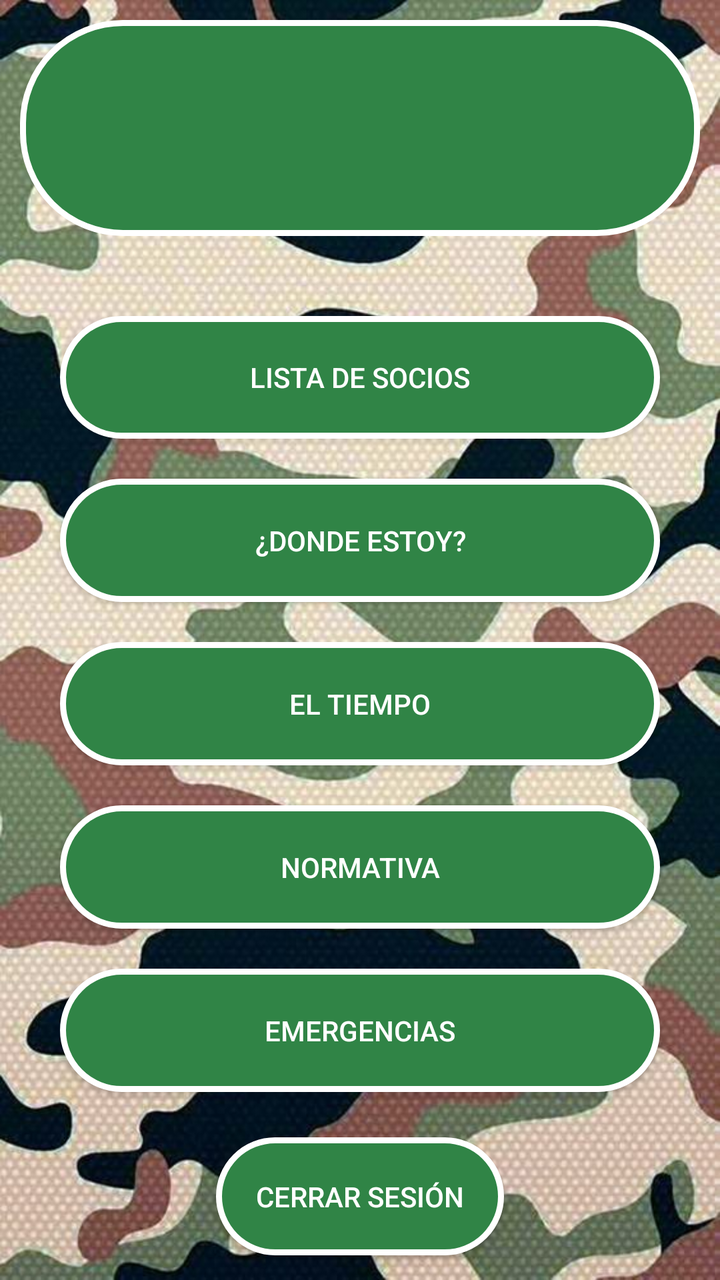
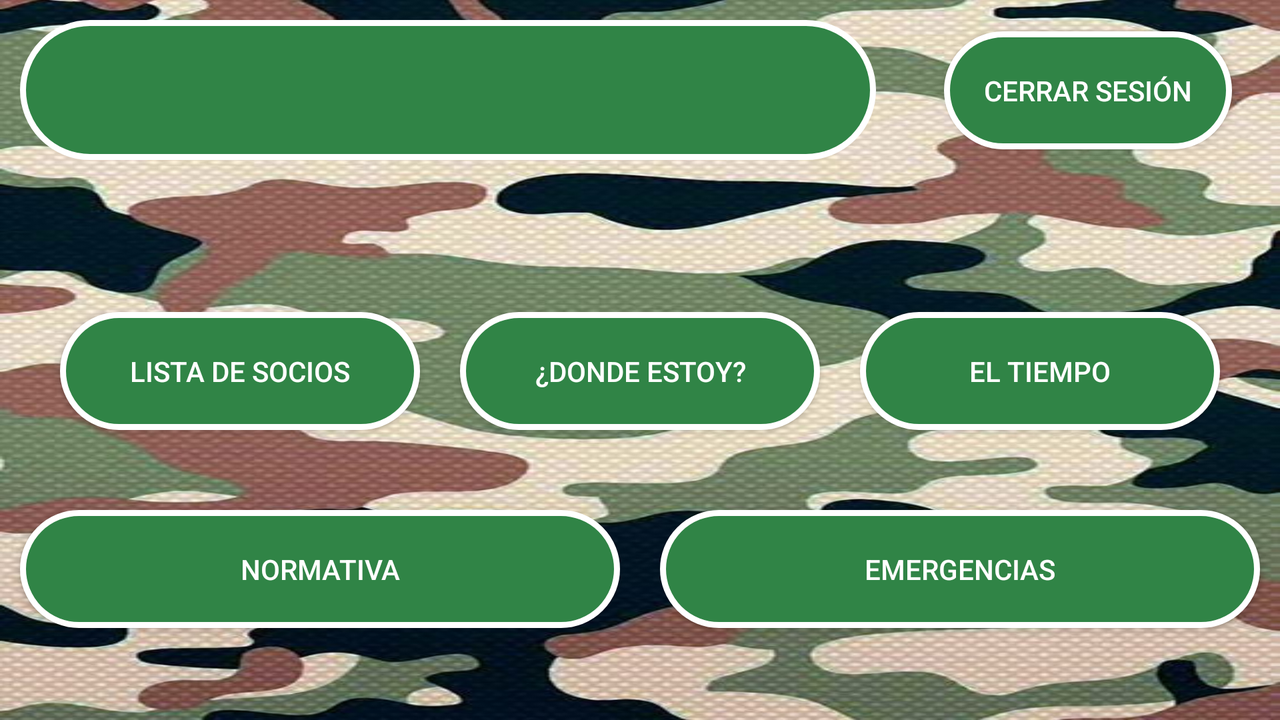

Compare how this app lays out the same screen by default and in its alternative resource folder. The renders come first, then the two layout files and the values they reference.
<!-- AndroidManifest.xml: application theme Theme.ProyectoMarcos -->
<!-- res/layout/activity_principal.xml -->
<?xml version="1.0" encoding="utf-8"?>
<androidx.constraintlayout.widget.ConstraintLayout xmlns:android="http://schemas.android.com/apk/res/android"
    xmlns:app="http://schemas.android.com/apk/res-auto"
    xmlns:tools="http://schemas.android.com/tools"
    android:layout_width="match_parent"
    android:layout_height="match_parent"
    tools:context=".principal.PrincipalActivity"
    android:background="@drawable/fondocamuflaje">

    <TextView
        android:id="@+id/correoUser"
        style="@style/titulos"
        android:layout_width="0dp"
        android:layout_height="0dp"
        android:layout_margin="10dp"
        android:background="@drawable/botongcivil"
        android:gravity="center"
        android:textAlignment="center"
        android:textColor="@color/white"
        app:layout_constraintBottom_toTopOf="@+id/guideline5"
        app:layout_constraintEnd_toEndOf="parent"
        app:layout_constraintStart_toStartOf="parent"
        app:layout_constraintTop_toTopOf="parent" />

    <TextView
        android:id="@+id/txtSocio"
        android:layout_width="wrap_content"
        android:layout_height="wrap_content"
        android:layout_marginStart="8dp"
        android:layout_marginBottom="8dp"
        android:textColor="@color/white"
        app:layout_constraintBottom_toTopOf="@+id/guideline5"
        app:layout_constraintStart_toEndOf="@+id/correoUser" />

    <androidx.constraintlayout.widget.Guideline
        android:id="@+id/guideline5"
        android:layout_width="wrap_content"
        android:layout_height="wrap_content"
        android:orientation="horizontal"
        app:layout_constraintGuide_percent="0.2" />

    <LinearLayout
        android:id="@+id/linearLayout"
        android:layout_width="0dp"
        android:layout_height="0dp"
        android:layout_margin="20dp"
        android:orientation="vertical"
        app:layout_constraintBottom_toTopOf="@+id/guideline6"
        app:layout_constraintEnd_toEndOf="parent"
        app:layout_constraintStart_toStartOf="parent"
        app:layout_constraintTop_toTopOf="@+id/guideline5">

        <Button
            android:id="@+id/btnSocios"
            style="@style/botones"
            android:layout_width="match_parent"
            android:layout_height="wrap_content"
            android:layout_weight="1"
            android:background="@drawable/botongcivil"
            android:onClick="btnSocios"
            android:text="@string/listadeSocios" />

        <Button
            android:id="@+id/btnMaps"
            style="@style/botones"
            android:layout_width="match_parent"
            android:layout_height="wrap_content"
            android:layout_weight="1"
            android:background="@drawable/botongcivil"
            android:onClick="btnMapa"
            android:text="@string/dondeEstoy" />

        <Button
            android:id="@+id/btnTiempo"
            style="@style/botones"
            android:layout_width="match_parent"
            android:layout_height="wrap_content"
            android:layout_weight="1"
            android:background="@drawable/botongcivil"
            android:onClick="btnTiempo"
            android:text="@string/tiempo" />

        <Button
            android:id="@+id/btnNormativa"
            style="@style/botones"
            android:layout_width="match_parent"
            android:layout_height="wrap_content"
            android:layout_weight="1"
            android:background="@drawable/botongcivil"
            android:onClick="btnNormativa"
            android:text="@string/normativa" />

        <Button
            android:id="@+id/btnEmergencias"
            style="@style/botones"
            android:layout_width="match_parent"
            android:layout_height="wrap_content"
            android:layout_weight="1"
            android:background="@drawable/botongcivil"
            android:onClick="btnEmergencias"
            android:text="@string/emergencias" />

    </LinearLayout>

    <androidx.constraintlayout.widget.Guideline
        android:id="@+id/guideline6"
        android:layout_width="wrap_content"
        android:layout_height="wrap_content"
        android:orientation="horizontal"
        app:layout_constraintGuide_percent="0.9" />

    <Button
        android:id="@+id/btnSalir"
        style="@style/botones"
        android:layout_width="wrap_content"
        android:layout_height="wrap_content"
        android:background="@drawable/botongcivil"
        android:onClick="btnSalir"
        android:text="@string/cerrarSesion"
        app:layout_constraintBottom_toBottomOf="parent"
        app:layout_constraintEnd_toEndOf="parent"
        app:layout_constraintStart_toStartOf="parent"
        app:layout_constraintTop_toBottomOf="@+id/linearLayout" />


</androidx.constraintlayout.widget.ConstraintLayout>
<!-- resources referenced by this layout -->
<resources>
  <color name="white">#FFFFFFFF</color>
  <!-- drawable botongcivil (drawable) -->
  <?xml version="1.0" encoding="utf-8"?>
  <selector xmlns:android="http://schemas.android.com/apk/res/android" >
      <item >
          <shape android:shape="rectangle"  >
              <corners android:radius="50dip" />
              <stroke android:width="3dip" android:color="#ffffff" />
              <solid android:color="@color/verde" />
          </shape>
      </item>
  </selector>
  <!-- drawable fondocamuflaje: jpg bitmap (drawable, 103239 bytes) -->
  <string name="cerrarSesion">CERRAR SESIÓN</string>
  <string name="dondeEstoy">¿DONDE ESTOY?</string>
  <string name="emergencias">EMERGENCIAS</string>
  <string name="listadeSocios">LISTA DE SOCIOS</string>
  <string name="normativa">NORMATIVA</string>
  <string name="tiempo">EL TIEMPO</string>
  <style name="botones">
          <item name="android:background">@color/verde</item>
          <item name="android:textColor">@color/white</item>
          <item name="android:textSize">14sp</item>
          <item name="android:padding">20dp</item>
          <item name="android:layout_margin">10dp</item>
          <item name="android:radius">50dp</item>
      </style>
  <style name="titulos">
          <item name="android:textStyle">bold</item>
          <item name="android:textColor">@color/black</item>
          <item name="android:textSize">32dp
          </item>
          <item name="android:background">@color/marron</item>
      </style>
  <style name="Theme.ProyectoMarcos" parent="Theme.AppCompat.Light.NoActionBar">
          
          <item name="colorPrimary">@color/verde</item>
          <item name="colorPrimaryVariant">@color/marron</item>
          <item name="colorOnPrimary">@color/white</item>
          
          <item name="colorSecondary">@color/teal_200</item>
          <item name="colorSecondaryVariant">@color/teal_700</item>
          <item name="colorOnSecondary">@color/black</item>
          
          <item name="android:statusBarColor" tools:targetApi="l">?attr/colorPrimaryVariant</item>
          
      </style>
  <color name="verde">#308446</color>
  <color name="black">#FF000000</color>
  <color name="marron">#FFC1BFAE</color>
  <color name="teal_200">#FF03DAC5</color>
  <color name="teal_700">#FF018786</color>
</resources>
<!-- res/layout-land/activity_principal.xml (the repository's variant of the layout above) -->
<!-- drawn on the phone turned sideways -->
<?xml version="1.0" encoding="utf-8"?>
<androidx.constraintlayout.widget.ConstraintLayout xmlns:android="http://schemas.android.com/apk/res/android"
    xmlns:app="http://schemas.android.com/apk/res-auto"
    xmlns:tools="http://schemas.android.com/tools"
    android:layout_width="match_parent"
    android:layout_height="match_parent"
    tools:context=".principal.PrincipalActivity"
    android:background="@drawable/fondocamuflaje">

    <TextView
        android:id="@+id/correoUser"
        style="@style/titulos"
        android:layout_width="0dp"
        android:layout_height="0dp"
        android:layout_margin="10dp"
        android:background="@drawable/botongcivil"
        android:gravity="center"
        android:textAlignment="center"
        app:layout_constraintBottom_toTopOf="@+id/guideline5"
        app:layout_constraintEnd_toStartOf="@+id/guideline17"
        app:layout_constraintStart_toStartOf="parent"
        app:layout_constraintTop_toTopOf="parent" />

    <TextView
        android:id="@+id/txtSocio"
        android:layout_width="wrap_content"
        android:layout_height="wrap_content"
        android:layout_marginStart="8dp"
        android:layout_marginBottom="8dp"
        app:layout_constraintBottom_toTopOf="@+id/guideline5"
        app:layout_constraintStart_toEndOf="@+id/correoUser" />

    <androidx.constraintlayout.widget.Guideline
        android:id="@+id/guideline5"
        android:layout_width="wrap_content"
        android:layout_height="wrap_content"
        android:orientation="horizontal"
        app:layout_constraintGuide_percent="0.25" />

    <androidx.constraintlayout.widget.Guideline
        android:id="@+id/guideline17"
        android:layout_width="wrap_content"
        android:layout_height="wrap_content"
        android:orientation="vertical"
        app:layout_constraintGuide_percent="0.7" />

    <Button
        android:id="@+id/btnSalir"
        style="@style/botones"
        android:layout_width="wrap_content"
        android:layout_height="wrap_content"
        android:background="@drawable/botongcivil"
        android:onClick="btnSalir"
        android:text="@string/cerrarSesion"
        app:layout_constraintBottom_toTopOf="@+id/guideline5"
        app:layout_constraintEnd_toEndOf="parent"
        app:layout_constraintStart_toStartOf="@+id/guideline17"
        app:layout_constraintTop_toTopOf="parent" />

    <LinearLayout
        android:layout_width="0dp"
        android:layout_height="wrap_content"
        android:orientation="vertical"
        app:layout_constraintBottom_toBottomOf="parent"
        app:layout_constraintEnd_toEndOf="parent"
        app:layout_constraintStart_toStartOf="parent"
        app:layout_constraintTop_toTopOf="@+id/guideline5">

        <LinearLayout
            android:id="@+id/linearLayout"
            android:layout_width="match_parent"
            android:layout_height="match_parent"
            android:layout_margin="20dp"
            android:gravity="center"
            android:orientation="horizontal">

            <Button
                android:id="@+id/btnSocios"
                style="@style/botones"
                android:layout_width="match_parent"
                android:layout_height="wrap_content"
                android:layout_weight="1"
                android:background="@drawable/botongcivil"
                android:onClick="btnSocios"
                android:text="@string/listadeSocios" />

            <Button
                android:id="@+id/btnMaps"
                style="@style/botones"
                android:layout_width="match_parent"
                android:layout_height="wrap_content"
                android:layout_weight="1"
                android:background="@drawable/botongcivil"
                android:onClick="btnMapa"
                android:text="@string/dondeEstoy" />

            <Button
                android:id="@+id/btnTiempo"
                style="@style/botones"
                android:layout_width="match_parent"
                android:layout_height="wrap_content"
                android:layout_weight="1"
                android:background="@drawable/botongcivil"
                android:onClick="btnTiempo"
                android:text="@string/tiempo" />

        </LinearLayout>

        <LinearLayout
            android:layout_width="match_parent"
            android:layout_height="match_parent"
            android:orientation="horizontal">

            <Button
                android:id="@+id/btnNormativa"
                style="@style/botones"
                android:layout_width="match_parent"
                android:layout_height="wrap_content"
                android:layout_weight="1"
                android:background="@drawable/botongcivil"
                android:onClick="btnNormativa"
                android:text="@string/normativa" />

            <Button
                android:id="@+id/btnEmergencias"
                style="@style/botones"
                android:layout_width="match_parent"
                android:layout_height="wrap_content"
                android:layout_weight="1"
                android:background="@drawable/botongcivil"
                android:onClick="btnEmergencias"
                android:text="@string/emergencias" />
        </LinearLayout>

    </LinearLayout>


</androidx.constraintlayout.widget.ConstraintLayout>
<!-- resources referenced by the variant -->
<!-- as the phone turned sideways resolves them -->
<resources>
  <!-- drawable botongcivil (drawable) -->
  <?xml version="1.0" encoding="utf-8"?>
  <selector xmlns:android="http://schemas.android.com/apk/res/android" >
      <item >
          <shape android:shape="rectangle"  >
              <corners android:radius="50dip" />
              <stroke android:width="3dip" android:color="#ffffff" />
              <solid android:color="@color/verde" />
          </shape>
      </item>
  </selector>
  <!-- drawable fondocamuflaje: jpg bitmap (drawable, 103239 bytes) -->
  <string name="cerrarSesion">CERRAR SESIÓN</string>
  <string name="dondeEstoy">¿DONDE ESTOY?</string>
  <string name="emergencias">EMERGENCIAS</string>
  <string name="listadeSocios">LISTA DE SOCIOS</string>
  <string name="normativa">NORMATIVA</string>
  <string name="tiempo">EL TIEMPO</string>
  <style name="botones">
          <item name="android:background">@color/verde</item>
          <item name="android:textColor">@color/white</item>
          <item name="android:textSize">14sp</item>
          <item name="android:padding">20dp</item>
          <item name="android:layout_margin">10dp</item>
          <item name="android:radius">50dp</item>
      </style>
  <style name="titulos">
          <item name="android:textStyle">bold</item>
          <item name="android:textColor">@color/black</item>
          <item name="android:textSize">32dp
          </item>
          <item name="android:background">@color/marron</item>
      </style>
  <style name="Theme.ProyectoMarcos" parent="Theme.AppCompat.Light.NoActionBar">
          
          <item name="colorPrimary">@color/verde</item>
          <item name="colorPrimaryVariant">@color/marron</item>
          <item name="colorOnPrimary">@color/white</item>
          
          <item name="colorSecondary">@color/teal_200</item>
          <item name="colorSecondaryVariant">@color/teal_700</item>
          <item name="colorOnSecondary">@color/black</item>
          
          <item name="android:statusBarColor" tools:targetApi="l">?attr/colorPrimaryVariant</item>
          
      </style>
  <color name="verde">#308446</color>
  <color name="white">#FFFFFFFF</color>
  <color name="black">#FF000000</color>
  <color name="marron">#FFC1BFAE</color>
  <color name="teal_200">#FF03DAC5</color>
  <color name="teal_700">#FF018786</color>
</resources>
